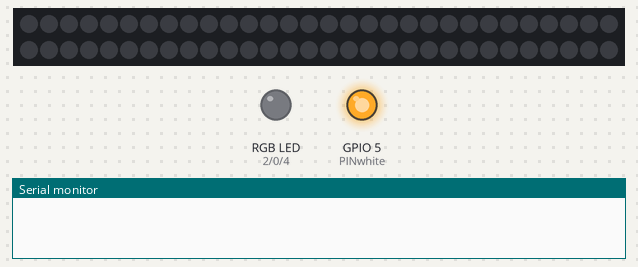
Bench run of a sketch on a simulated ESP8266 (NodeMCU). Shown: 60 RGB LEDs in strip order, left to right, continuing on the next row, an RGB LED mixed from three pins (HIGH = lit), output pins drawn as LEDs (lit = HIGH), the last lines printed to the serial monitor. WiFi joins after 1.5 s; servers stay silent unless stated; the strip is taken to match the declared colour order; uploads are accepted with an empty reply.

Above: at 0.1 s.
At 3.3 s:
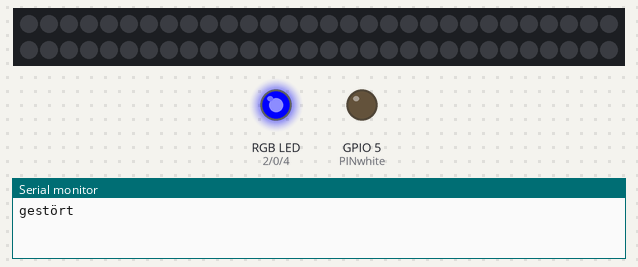
Timing chart, 0 to 4.8 s (numbered marks = the images above):
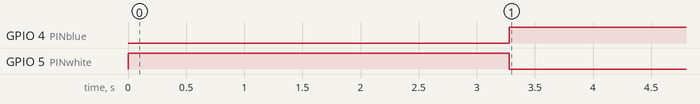

The sketch:

SpaceLED.ino
```cpp
#include <ESP8266WiFi.h>
#include <Adafruit_NeoPixel.h>

#define PIN 15
#define PINwhite 5
#define PINblue 4
#define PINred 2
#define PINgreen 0

const char* ssid     = "KellerkindGast";
const char* password = "1234567890";
const char* led      = "normal"; // "intelligent" or "normal" led output

const char* host     = "status.schaffenburg.org"; // Your domain
String path          = "/index.html";
const int pin        = 2;

Adafruit_NeoPixel strip = Adafruit_NeoPixel(60,PIN,NEO_RGB + NEO_KHZ800);

void setup() {
  strip.begin();
  strip.show();

  pinMode(PINwhite,OUTPUT);
  pinMode(PINblue,OUTPUT);
  pinMode(PINred,OUTPUT);
  pinMode(PINgreen,OUTPUT);
  digitalWrite(PINwhite,LOW);
  digitalWrite(PINblue,LOW);
  digitalWrite(PINred,LOW);
  digitalWrite(PINgreen,LOW);

  if(led == "normal") {
    digitalWrite(PINwhite,HIGH);
  }

  if(led == "intelligent") {
    strip.begin();
    strip.setPixelColor(0,120,120,120);
    strip.show();
  }

  Serial.begin(115200);

  delay(10);

}

void loop() {

  WiFi.begin(ssid, password);
  int wifi_ctr = 0;
  while (WiFi.status() != WL_CONNECTED) {
    delay(500);
  }

  WiFiClient client;
  const int httpPort = 80;
  if (!client.connect(host, httpPort)) {
    Serial.println("connection failed");
    return;
  }

  client.print(String("GET ") + path + " HTTP/1.1\r\n" +
               "Host: " + host + "\r\n" +
               "Connection: keep-alive\r\n\r\n");

  delay(500);

  String section="header";
  while(client.available()){
    String line = client.readStringUntil('\r');

    if (section=="header") {
      if (line=="\n") {
        section="status";
      }
    }
    else if (section=="status") {
      if(line.substring(1,2) == "v") {
        Serial.println("zu");
        if(led == "intelligent") {
          strip.setPixelColor(0,255,0,0);
          strip.show();
        }

        if(led == "normal") {
          digitalWrite(PINwhite,LOW);
          digitalWrite(PINblue,LOW);
          digitalWrite(PINred,HIGH);
          digitalWrite(PINgreen,LOW);
        }
      } else if (line.substring(1,2) == "o") {
        Serial.println("offen");
        if(led == "intelligent") {
          strip.setPixelColor(0,0,255,0);
          strip.show();
        }

        if(led == "normal") {
          digitalWrite(PINwhite,LOW);
          digitalWrite(PINblue,LOW);
          digitalWrite(PINred,LOW);
          digitalWrite(PINgreen,HIGH);
        }
      } else {
        Serial.println("gestört");
        if(led == "intelligent") {
          strip.setPixelColor(0,0,0,255);
          strip.show();
        }

        if(led == "normal") {
          digitalWrite(PINwhite,LOW);
          digitalWrite(PINblue,HIGH);
          digitalWrite(PINred,LOW);
          digitalWrite(PINgreen,LOW);
        }
      }
    }
  }

  WiFi.disconnect();

  delay(30000);
}
```

Measured:
- by itself, GPIO 4 (PINblue): LOW → HIGH at 3.3 s
- by itself, GPIO 5 (PINwhite): HIGH → LOW at 3.3 s
